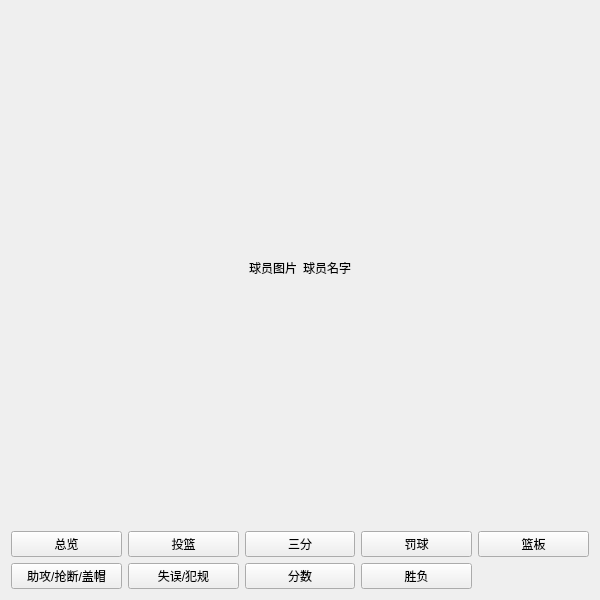
<?xml version="1.0" encoding="UTF-8"?>
<ui version="4.0">
 <class>pagePlayer</class>
 <widget class="QWidget" name="pagePlayer">
  <property name="geometry">
   <rect>
    <x>0</x>
    <y>0</y>
    <width>600</width>
    <height>600</height>
   </rect>
  </property>
  <property name="windowTitle">
   <string>Form</string>
  </property>
  <layout class="QVBoxLayout" name="verticalLayout" stretch="1,2,10">
   <item>
    <layout class="QHBoxLayout" name="horizontalLayout">
     <item>
      <spacer name="horizontalSpacer_2">
       <property name="orientation">
        <enum>Qt::Horizontal</enum>
       </property>
       <property name="sizeHint" stdset="0">
        <size>
         <width>40</width>
         <height>20</height>
        </size>
       </property>
      </spacer>
     </item>
     <item>
      <widget class="QLabel" name="labelPlayerPix">
       <property name="text">
        <string>球员图片</string>
       </property>
      </widget>
     </item>
     <item>
      <widget class="QLabel" name="labelPlayerName">
       <property name="text">
        <string>球员名字</string>
       </property>
      </widget>
     </item>
     <item>
      <spacer name="horizontalSpacer">
       <property name="orientation">
        <enum>Qt::Horizontal</enum>
       </property>
       <property name="sizeHint" stdset="0">
        <size>
         <width>40</width>
         <height>20</height>
        </size>
       </property>
      </spacer>
     </item>
    </layout>
   </item>
   <item>
    <layout class="QGridLayout" name="gridLayout">
     <item row="0" column="1">
      <widget class="QPushButton" name="buttonShoot">
       <property name="text">
        <string>投篮</string>
       </property>
      </widget>
     </item>
     <item row="0" column="2">
      <widget class="QPushButton" name="buttonThree">
       <property name="text">
        <string>三分</string>
       </property>
      </widget>
     </item>
     <item row="0" column="4">
      <widget class="QPushButton" name="buttonBackboard">
       <property name="text">
        <string>篮板</string>
       </property>
      </widget>
     </item>
     <item row="0" column="3">
      <widget class="QPushButton" name="buttonPenalty">
       <property name="text">
        <string>罚球</string>
       </property>
      </widget>
     </item>
     <item row="0" column="0">
      <widget class="QPushButton" name="buttonTotal">
       <property name="text">
        <string>总览</string>
       </property>
      </widget>
     </item>
     <item row="1" column="0">
      <widget class="QPushButton" name="buttonAssisting">
       <property name="text">
        <string>助攻/抢断/盖帽</string>
       </property>
      </widget>
     </item>
     <item row="1" column="1">
      <widget class="QPushButton" name="buttonFalut">
       <property name="text">
        <string>失误/犯规</string>
       </property>
      </widget>
     </item>
     <item row="1" column="2">
      <widget class="QPushButton" name="buttonScore">
       <property name="text">
        <string>分数</string>
       </property>
      </widget>
     </item>
     <item row="1" column="3">
      <widget class="QPushButton" name="buttonVictory">
       <property name="text">
        <string>胜负</string>
       </property>
      </widget>
     </item>
    </layout>
   </item>
   <item>
    <layout class="QGridLayout" name="gridLayoutTable" rowstretch="0" columnstretch="0"/>
   </item>
  </layout>
 </widget>
 <resources/>
 <connections/>
</ui>
